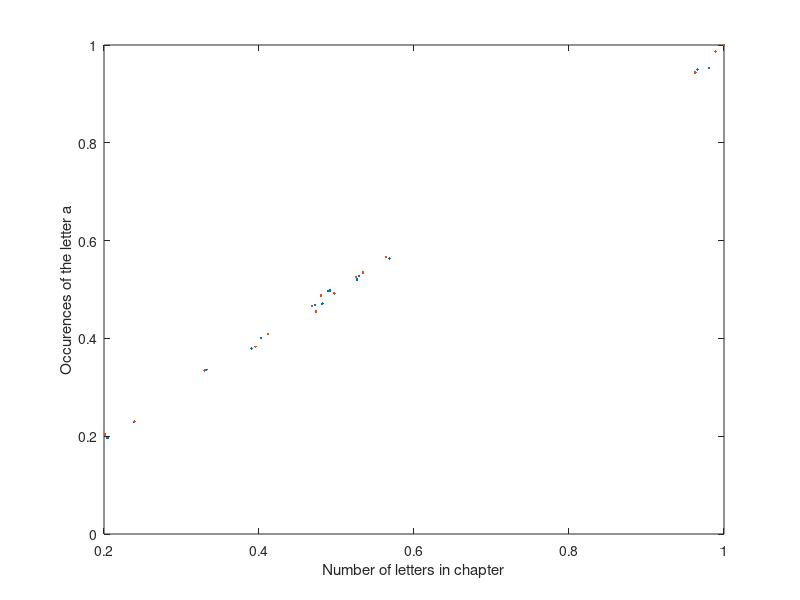

Source code (MATLAB): (Note: this script raises an error after producing the figure.)
%Linear regression

%Data sets from Salammbo FR and EN, # of ocurrences of 'a'
salFr = load('salammbo_a_fr.txt');
salEn = load('salammbo_a_en.txt');

salFrx = salFr(:,1); %# of letters in chapter
salFry = salFr(:,2); %# of 'a' 
salEnx = salEn(:,1); 
salEny = salEn(:,2); 


%Scaling to 0-1
maxXFr = max(salFrx);
maxYFr = max(salFry);
maxXEn = max(salEnx);
maxYEn = max(salEny);

salFrXScaled = salFrx ./ maxXFr;
salFrYScaled = salFry ./ maxYFr;
salEnXScaled = salEnx ./ maxXEn;
salEnYScaled = salEny ./ maxYEn;

%Plot (data)
figure;
plot(salFrXScaled, salFrYScaled,'.');
xlabel('Number of letters in chapter');
ylabel('Occurences of the letter a');
hold on;
plot(salEnXScaled, salEnYScaled,'.');

%Gradient descent algorithm (batch or/and stochastic updates)
%Parameters
learningRate = 0.01;  %To be changed/updated if no divergence / try different values of alpha
maxiter = 10000;
w0 = [0; 0];
tol = 0.001;

%Batch
[wFrBatch,iterFrBatch] = batchGradient(salFrXScaled, salFrYScaled, w0, learningRate, tol, maxiter);
[wEnBatch,iterEnBatch] = batchGradient(salEnXScaled, salEnYScaled, w0, learningRate, tol, maxiter);

%Stochastic
[wFrSto,iterFrSto] = stochasticGradient(salFrXScaled, salFrYScaled, w0, learningRate, tol, maxiter);
[wEnSto,iterEnSto] = stochasticGradient(salEnXScaled, salEnYScaled, w0, learningRate, tol, maxiter);


%Plot(linear regression y = w0 + w1*x)
%Batch
range = linspace(0,1);
plot(range, wFrBatch(1) + wFrBatch(2)*range);
plot(range, wEnBatch(1) + wEnBatch(2)*range);
%Stochastic
plot(range, wFrSto(1) + wFrSto(2)*range);
plot(range, wEnSto(1) + wEnSto(2)*range);
legend('French text','English text','Fr: batch', 'En: batch','Fr : stochastic', 'En: stochastic');